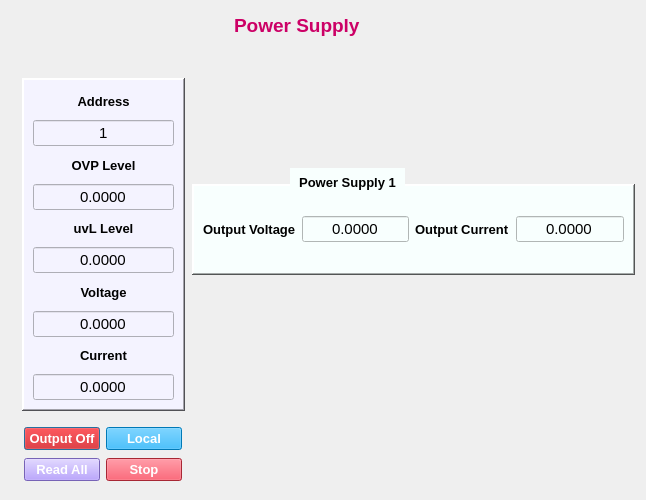
<?xml version="1.0" encoding="UTF-8"?>
<ui version="4.0">
 <class>Dialog</class>
 <widget class="QDialog" name="Dialog">
  <property name="geometry">
   <rect>
    <x>0</x>
    <y>0</y>
    <width>646</width>
    <height>500</height>
   </rect>
  </property>
  <property name="windowTitle">
   <string>PowerSupply</string>
  </property>
  <property name="windowIcon">
   <iconset>
    <normaloff>Logos/PlatinumLogo.ico</normaloff>Logos/PlatinumLogo.ico</iconset>
  </property>
  <widget class="QFrame" name="frame">
   <property name="geometry">
    <rect>
     <x>22</x>
     <y>78</y>
     <width>163</width>
     <height>333</height>
    </rect>
   </property>
   <property name="styleSheet">
    <string notr="true">background-color: rgb(251, 255, 255);
background-color: rgb(244, 243, 255);</string>
   </property>
   <property name="frameShape">
    <enum>QFrame::WinPanel</enum>
   </property>
   <property name="frameShadow">
    <enum>QFrame::Raised</enum>
   </property>
   <layout class="QGridLayout" name="gridLayout_5">
    <item row="0" column="0">
     <layout class="QGridLayout" name="gridLayout_3">
      <item row="0" column="0" colspan="2">
       <widget class="QLabel" name="label">
        <property name="font">
         <font>
          <family>Arial</family>
          <pointsize>10</pointsize>
          <weight>75</weight>
          <bold>true</bold>
         </font>
        </property>
        <property name="frameShape">
         <enum>QFrame::NoFrame</enum>
        </property>
        <property name="text">
         <string>Address</string>
        </property>
        <property name="alignment">
         <set>Qt::AlignCenter</set>
        </property>
       </widget>
      </item>
      <item row="1" column="0" colspan="2">
       <widget class="QLineEdit" name="lineEdit_Address">
        <property name="font">
         <font>
          <family>Arial</family>
          <pointsize>11</pointsize>
         </font>
        </property>
        <property name="text">
         <string>1</string>
        </property>
        <property name="alignment">
         <set>Qt::AlignCenter</set>
        </property>
       </widget>
      </item>
      <item row="2" column="0" colspan="2">
       <widget class="QLabel" name="label_2">
        <property name="font">
         <font>
          <family>Arial</family>
          <pointsize>10</pointsize>
          <weight>75</weight>
          <bold>true</bold>
         </font>
        </property>
        <property name="text">
         <string>OVP Level</string>
        </property>
        <property name="alignment">
         <set>Qt::AlignCenter</set>
        </property>
       </widget>
      </item>
      <item row="4" column="0" colspan="2">
       <widget class="QLabel" name="label_3">
        <property name="font">
         <font>
          <family>Arial</family>
          <pointsize>10</pointsize>
          <weight>75</weight>
          <bold>true</bold>
         </font>
        </property>
        <property name="text">
         <string>uvL Level</string>
        </property>
        <property name="alignment">
         <set>Qt::AlignCenter</set>
        </property>
       </widget>
      </item>
      <item row="5" column="0" colspan="2" alignment="Qt::AlignHCenter">
       <widget class="QLineEdit" name="lineEdit_uvl_Level">
        <property name="font">
         <font>
          <family>Arial</family>
          <pointsize>11</pointsize>
         </font>
        </property>
        <property name="text">
         <string>0.0000</string>
        </property>
        <property name="alignment">
         <set>Qt::AlignCenter</set>
        </property>
       </widget>
      </item>
      <item row="6" column="0" colspan="2">
       <widget class="QLabel" name="label_4">
        <property name="font">
         <font>
          <family>Arial</family>
          <pointsize>10</pointsize>
          <weight>75</weight>
          <bold>true</bold>
         </font>
        </property>
        <property name="text">
         <string>Voltage</string>
        </property>
        <property name="alignment">
         <set>Qt::AlignCenter</set>
        </property>
       </widget>
      </item>
      <item row="9" column="0" colspan="2" alignment="Qt::AlignHCenter">
       <widget class="QLineEdit" name="lineEdit_Current">
        <property name="font">
         <font>
          <family>Arial</family>
          <pointsize>11</pointsize>
         </font>
        </property>
        <property name="text">
         <string>0.0000</string>
        </property>
        <property name="alignment">
         <set>Qt::AlignCenter</set>
        </property>
       </widget>
      </item>
      <item row="7" column="0" colspan="2" alignment="Qt::AlignHCenter">
       <widget class="QLineEdit" name="lineEdit_Voltage">
        <property name="font">
         <font>
          <family>Arial</family>
          <pointsize>11</pointsize>
         </font>
        </property>
        <property name="text">
         <string>0.0000</string>
        </property>
        <property name="alignment">
         <set>Qt::AlignCenter</set>
        </property>
       </widget>
      </item>
      <item row="3" column="0" colspan="2" alignment="Qt::AlignHCenter">
       <widget class="QLineEdit" name="lineEdit_OVP_Level">
        <property name="font">
         <font>
          <family>Arial</family>
          <pointsize>11</pointsize>
         </font>
        </property>
        <property name="text">
         <string>0.0000</string>
        </property>
        <property name="alignment">
         <set>Qt::AlignCenter</set>
        </property>
       </widget>
      </item>
      <item row="8" column="0" colspan="2">
       <widget class="QLabel" name="label_5">
        <property name="font">
         <font>
          <family>Arial</family>
          <pointsize>10</pointsize>
          <weight>75</weight>
          <bold>true</bold>
         </font>
        </property>
        <property name="text">
         <string>Current</string>
        </property>
        <property name="alignment">
         <set>Qt::AlignCenter</set>
        </property>
       </widget>
      </item>
     </layout>
    </item>
   </layout>
  </widget>
  <widget class="QFrame" name="frame_2">
   <property name="geometry">
    <rect>
     <x>192</x>
     <y>184</y>
     <width>443</width>
     <height>91</height>
    </rect>
   </property>
   <property name="styleSheet">
    <string notr="true">background-color: rgb(255, 251, 247);
background-color: rgb(248, 255, 254);</string>
   </property>
   <property name="frameShape">
    <enum>QFrame::WinPanel</enum>
   </property>
   <property name="frameShadow">
    <enum>QFrame::Raised</enum>
   </property>
   <layout class="QGridLayout" name="gridLayout_4">
    <item row="0" column="0">
     <layout class="QGridLayout" name="gridLayout">
      <item row="0" column="0">
       <widget class="QLabel" name="label_6">
        <property name="font">
         <font>
          <family>Arial</family>
          <pointsize>10</pointsize>
          <weight>75</weight>
          <bold>true</bold>
         </font>
        </property>
        <property name="text">
         <string>Output Voltage</string>
        </property>
       </widget>
      </item>
      <item row="0" column="1">
       <widget class="QLineEdit" name="lineEdit_OP_Voltage">
        <property name="font">
         <font>
          <family>Arial</family>
          <pointsize>11</pointsize>
         </font>
        </property>
        <property name="text">
         <string>0.0000</string>
        </property>
        <property name="alignment">
         <set>Qt::AlignCenter</set>
        </property>
       </widget>
      </item>
     </layout>
    </item>
    <item row="0" column="1">
     <layout class="QGridLayout" name="gridLayout_2">
      <item row="0" column="0">
       <widget class="QLabel" name="label_7">
        <property name="font">
         <font>
          <family>Arial</family>
          <pointsize>10</pointsize>
          <weight>75</weight>
          <bold>true</bold>
         </font>
        </property>
        <property name="text">
         <string>Output Current</string>
        </property>
       </widget>
      </item>
      <item row="0" column="1">
       <widget class="QLineEdit" name="lineEdit_OP_Current">
        <property name="font">
         <font>
          <family>Arial</family>
          <pointsize>11</pointsize>
         </font>
        </property>
        <property name="text">
         <string>0.0000</string>
        </property>
        <property name="alignment">
         <set>Qt::AlignCenter</set>
        </property>
       </widget>
      </item>
     </layout>
    </item>
   </layout>
  </widget>
  <widget class="QLabel" name="label_8">
   <property name="geometry">
    <rect>
     <x>290</x>
     <y>168</y>
     <width>115</width>
     <height>29</height>
    </rect>
   </property>
   <property name="font">
    <font>
     <family>Arial</family>
     <pointsize>10</pointsize>
     <weight>75</weight>
     <bold>true</bold>
    </font>
   </property>
   <property name="styleSheet">
    <string notr="true">background-color: rgb(255, 255, 255);
background-color: rgb(248, 255, 254);</string>
   </property>
   <property name="text">
    <string>Power Supply 1</string>
   </property>
   <property name="alignment">
    <set>Qt::AlignCenter</set>
   </property>
  </widget>
  <widget class="QLabel" name="label_9">
   <property name="geometry">
    <rect>
     <x>234</x>
     <y>12</y>
     <width>139</width>
     <height>27</height>
    </rect>
   </property>
   <property name="font">
    <font>
     <family>Arial</family>
     <pointsize>14</pointsize>
     <weight>75</weight>
     <bold>true</bold>
    </font>
   </property>
   <property name="styleSheet">
    <string notr="true">color: rgb(204, 0, 102);</string>
   </property>
   <property name="text">
    <string>Power Supply</string>
   </property>
  </widget>
  <widget class="QLabel" name="label_10">
   <property name="geometry">
    <rect>
     <x>158</x>
     <y>8</y>
     <width>51</width>
     <height>51</height>
    </rect>
   </property>
   <property name="text">
    <string/>
   </property>
   <property name="pixmap">
    <pixmap>Logos/dlrl-logo.png</pixmap>
   </property>
   <property name="scaledContents">
    <bool>true</bool>
   </property>
  </widget>
  <widget class="QLabel" name="label_11">
   <property name="geometry">
    <rect>
     <x>382</x>
     <y>8</y>
     <width>51</width>
     <height>51</height>
    </rect>
   </property>
   <property name="text">
    <string/>
   </property>
   <property name="pixmap">
    <pixmap>Logos/PlatinumLogo.png</pixmap>
   </property>
   <property name="scaledContents">
    <bool>true</bool>
   </property>
  </widget>
  <widget class="QWidget" name="">
   <property name="geometry">
    <rect>
     <x>24</x>
     <y>425</y>
     <width>158</width>
     <height>59</height>
    </rect>
   </property>
   <layout class="QGridLayout" name="gridLayout_6">
    <item row="0" column="0">
     <widget class="QPushButton" name="PB_OP_Off">
      <property name="font">
       <font>
        <family>Arial</family>
        <pointsize>10</pointsize>
        <weight>75</weight>
        <bold>true</bold>
       </font>
      </property>
      <property name="styleSheet">
       <string notr="true">background-color: rgb(208, 0, 0);
color: rgb(255, 255, 255);</string>
      </property>
      <property name="text">
       <string>Output Off</string>
      </property>
     </widget>
    </item>
    <item row="0" column="1">
     <widget class="QPushButton" name="PB_Local">
      <property name="font">
       <font>
        <family>Arial</family>
        <pointsize>10</pointsize>
        <weight>75</weight>
        <bold>true</bold>
       </font>
      </property>
      <property name="styleSheet">
       <string notr="true">background-color: rgb(0, 170, 255);
color: rgb(255, 255, 255);</string>
      </property>
      <property name="text">
       <string>Local</string>
      </property>
     </widget>
    </item>
    <item row="1" column="0">
     <widget class="QPushButton" name="PB_Read_All">
      <property name="font">
       <font>
        <family>Arial</family>
        <pointsize>10</pointsize>
        <weight>75</weight>
        <bold>true</bold>
       </font>
      </property>
      <property name="styleSheet">
       <string notr="true">background-color: rgb(167, 138, 255);
color: rgb(255, 255, 255);</string>
      </property>
      <property name="text">
       <string>Read All</string>
      </property>
     </widget>
    </item>
    <item row="1" column="1">
     <widget class="QPushButton" name="PB_Stop">
      <property name="font">
       <font>
        <family>Arial</family>
        <pointsize>10</pointsize>
        <weight>75</weight>
        <bold>true</bold>
       </font>
      </property>
      <property name="styleSheet">
       <string notr="true">background-color: rgb(234, 55, 73);
color: rgb(255, 255, 255);</string>
      </property>
      <property name="text">
       <string>Stop</string>
      </property>
     </widget>
    </item>
   </layout>
  </widget>
 </widget>
 <resources/>
 <connections/>
</ui>
